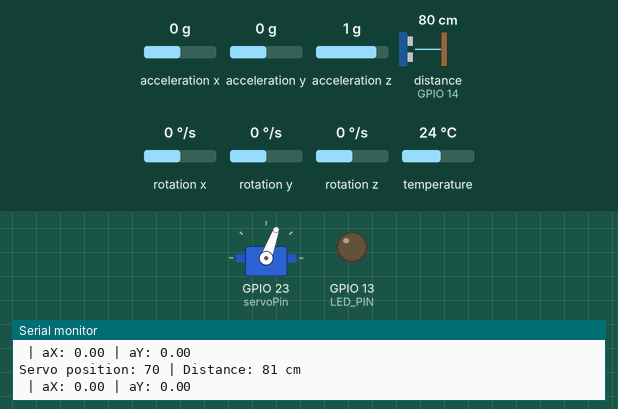
This sketch was run on a simulated ESP32. Shown: servo, output pins drawn as LEDs (lit = HIGH), the last lines printed to the serial monitor. Dashed ring = blinking. Inputs (shaded band) come from the test bench; at power-on: distance to the obstacle (sensor on GPIO 14) 80 cm, acceleration x 0 g, acceleration y 0 g, acceleration z 1 g, rotation x 0 °/s, rotation y 0 °/s, rotation z 0 °/s, temperature 24 °C. The echo pulse lasts 58.3 µs per cm; WiFi joins after 1.5 s; servers stay silent unless stated.

Above: at 2.76 s.
2.8 s: distance to the obstacle (sensor on GPIO 14) set to 64 cm
At 3.24 s:
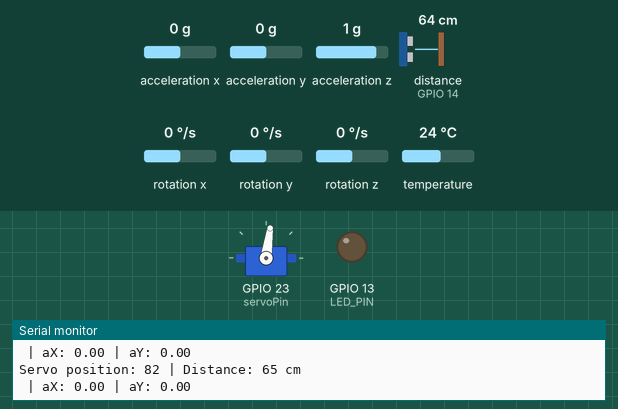
5.8 s: distance to the obstacle (sensor on GPIO 14) set to 59 cm
At 6.7 s:
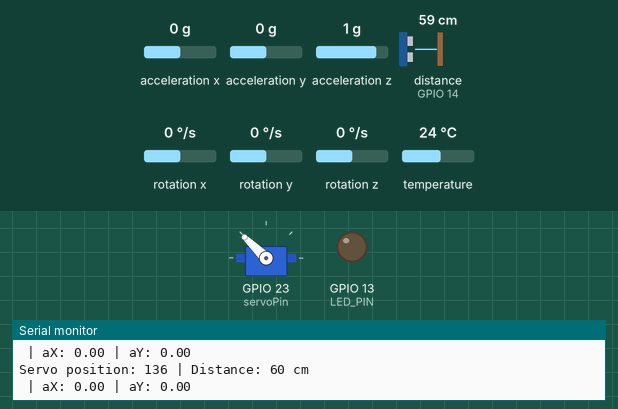
7.3 s: distance to the obstacle (sensor on GPIO 14) set to 2 cm
At 7.7 s:
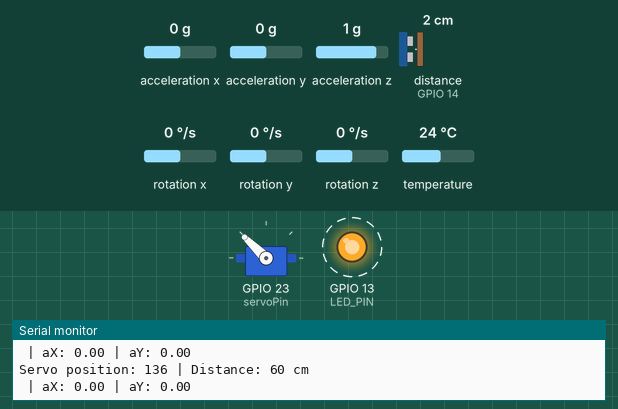
10.3 s: distance to the obstacle (sensor on GPIO 14) set to 4 cm
13.3 s: distance to the obstacle (sensor on GPIO 14) set to 7 cm
Timing chart, 0 to 16.1 s (numbered marks = the images above; inputs shaded):
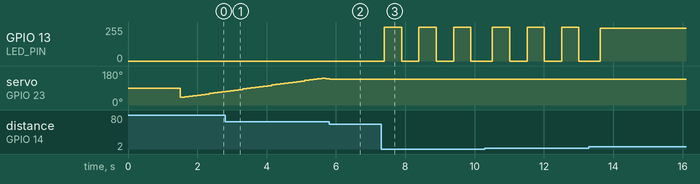

The sketch:

esp32_iot.ino
```cpp
#include <Wire.h>
#include "thingProperties.h"            // this link us to cloud
#include <ESP32Servo.h>                 // Servo library
#include <NewPing.h>                    // Ultrasonic Sensor library
#include <Adafruit_MPU6050.h>           // for mpu 6050
#include <Adafruit_Sensor.h>


//................................................... for servo movement
static const int servoPin = 23;
Servo myservo;
int minangle =40;
int maxangle =140;

//.................................................... for ultrasonic sensor
#define TRIGGER_PIN 12
#define ECHO_PIN 14
#define MAX_DISTANCE 100
int maxDistance = 60;
NewPing sonar(TRIGGER_PIN, ECHO_PIN, MAX_DISTANCE);

// ...................................................for arc reactor led
#define LED_PIN 13
int limit = 5;


//...................................................for mpu 6050
Adafruit_MPU6050 mpu;


void setup() {


  Serial.begin(9600);
  delay(1500);

  //                                                      [servo setup]
  myservo.attach(servoPin);

  //                                                      [led setup]
  pinMode(LED_PIN, OUTPUT);


  //                                                     [mpu 6050 setup]
  if (!mpu.begin()) {
    Serial.println("Failed to find MPU6050 chip");
    while (1) {
      delay(10);
    }
  }
  Serial.println("MPU6050 Connected Successfully!");

  mpu.setAccelerometerRange(MPU6050_RANGE_2_G);
  mpu.setGyroRange(MPU6050_RANGE_250_DEG);
  mpu.setFilterBandwidth(MPU6050_BAND_5_HZ);


  //                                                     [cloud setup]
  initProperties();
  ArduinoCloud.begin(ArduinoIoTPreferredConnection);
  setDebugMessageLevel(2);
  ArduinoCloud.printDebugInfo();
}


//@@@@@@@@@@@@@@@@@@@@@@@@@@@@@@@@@@@@@@@@@@@@@@@@@@@@@@@@@@@@@@@@@@@@@@@@@@@@@@@@@@@@


void controlLEDBrightness(int distance) {
  int brightness = 0;
  //if (distance > limit && distance <= maxDistance) {
  brightness = map(distance, limit , maxDistance, 255, 0);
  light = brightness;
  ArduinoCloud.update();
  analogWrite(LED_PIN, brightness);
  }

  /*else {
    digitalWrite(LED_PIN, LOW); // Turn off LED if no object detected
  }*/


//@@@@@@@@@@@@@@@@@@@@@@@@@@@@@@@@@@@@@@@@@@@@@@@@@@@@@@@@@@@@@@@@@@@@@@@@@@@@@@@@@@@@@@


void blinkLED(int times, int delayTime) {
  for (int i = 0; i < times; i++) {
    digitalWrite(LED_PIN, HIGH);
    delay(delayTime);
    digitalWrite(LED_PIN, LOW);
    delay(delayTime);
  }
}

//@@@@@@@@@@@@@@@@@@@@@@@@@@@@@@@@@@@@@@@@@@@@@@@@@@@@@@@@@@@@@@@@@@@@@@@@@@@@@@@@@@@@@@


void moveHead() {
  static int position = minangle;
  static int increment = 3;
  bool objectDetected = false;
  myservo.write(position);
  servo = position;

  unsigned int distance = sonar.ping_cm();
  ultrasonic = distance;
  ArduinoCloud.update();

  // Led brightness

  if (distance == 0 || distance > maxDistance)
  {                                                       // when nothing detected turn of led and save battery
     digitalWrite(LED_PIN, LOW);
  }


  if (distance > 1 && distance <= limit)
  {                                                        // for detection of very close object it will blick led
    objectDetected = true;
    blinkLED(3 , 500);
  }


  if (distance > limit && distance <= maxDistance)
  {                                                        //for detection of person nearby at given distance
    objectDetected = true;
    controlLEDBrightness(distance);
  }


  Serial.print("Servo position: ");
  Serial.print(position);
  Serial.print(" | Distance: ");
  Serial.print(distance);
  Serial.println(" cm");

  if (!objectDetected) {                                  // if detecs something no incrementation value given to servo... i will stop rotating
    position += increment;
    if (position >= maxangle || position <= minangle ) {
      increment = -increment;
    }
  }

  delay(10);  // head rotation speed
}

//@@@@@@@@@@@@@@@@@@@@@@@@@@@@@@@@@@@@@@@@@@@@@@@@@@@@@@@@@@@@@@@@@@

void mpusensor() {

  sensors_event_t a, g, temp;
  mpu.getEvent(&a, &g, &temp);

  acceX = a.acceleration.x;
  acceY = a.acceleration.y;

  ArduinoCloud.update();

  Serial.print(" | aX: "); Serial.print(acceX);
  Serial.print(" | aY: "); Serial.println(acceY);
  delay(100);

}


// ##########################################################################################################


void loop() {

  ArduinoCloud.update();
  moveHead();
  mpusensor();

}

// #########################################################################################################


void onAcceXChange() {

}

void onServoChange() {

}

void onLightChange() {

}

void onUltrasonicChange() {

}

void onAcceYChange(){

}
```

thingProperties.h
```cpp
// Code generated by Arduino IoT Cloud, DO NOT EDIT.

#include <ArduinoIoTCloud.h>
#include <Arduino_ConnectionHandler.h>

const char DEVICE_LOGIN_NAME[]  = "fbc1b044-034e-4c66-8e48-ac5a190f918e";

const char SSID[]               = "Tracker_25";    // Network SSID (name)
const char PASS[]               = "datakhatam";    // Network password (use for WPA, or use as key for WEP)
const char DEVICE_KEY[]  = "SVFfhQERJ9eaWVKCsYaFvCKqI";    // Secret device password


void onServoChange();
void onLightChange();
void onUltrasonicChange();
void onAcceXChange();
void onAcceYChange();

int servo;
int light;
float ultrasonic;
float acceX;
float acceY;


void initProperties(){

  ArduinoCloud.setBoardId(DEVICE_LOGIN_NAME);
  ArduinoCloud.setSecretDeviceKey(DEVICE_KEY);
  ArduinoCloud.addProperty(servo, READWRITE, ON_CHANGE, onServoChange);
  ArduinoCloud.addProperty(light, READWRITE, ON_CHANGE, onLightChange);
  ArduinoCloud.addProperty(ultrasonic, READ, ON_CHANGE, onUltrasonicChange);
  ArduinoCloud.addProperty(acceX, READWRITE, ON_CHANGE, onAcceXChange);
  ArduinoCloud.addProperty(acceY, READWRITE, ON_CHANGE, onAcceYChange);

}

WiFiConnectionHandler ArduinoIoTPreferredConnection(SSID, PASS);
```

Measured:
- the behaviour switches between 60 and 59 cm on distance to the obstacle (sensor on GPIO 14) (found by bisection; images 1 and 2)
- after the input at 5.8 s, servo on GPIO 23 (servoPin): goes on until 5.8 s, then stays 136°
- after the input at 7.3 s, GPIO 13 (LED_PIN): alternates 255/255 for 0.50 s and 0/255 for 0.50 s, starting after 0.10 s
- by itself, servo on GPIO 23 (servoPin): rises from 70° to 142° in 2.8 s, then falls to 139° in 0.12 s
